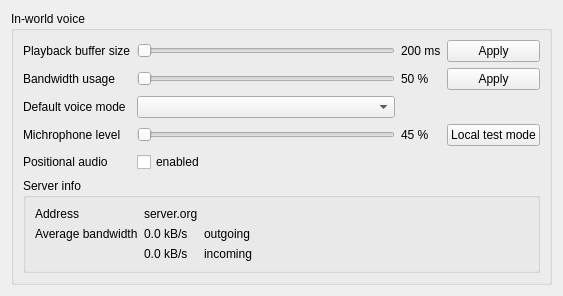
<?xml version="1.0" encoding="UTF-8"?>
<ui version="4.0">
 <class>VoiceSettings</class>
 <widget class="QWidget" name="VoiceSettings">
  <property name="geometry">
   <rect>
    <x>0</x>
    <y>0</y>
    <width>559</width>
    <height>295</height>
   </rect>
  </property>
  <property name="windowTitle">
   <string>Mumbe Voice Settings</string>
  </property>
  <layout class="QVBoxLayout" name="verticalLayout_5">
   <item>
    <layout class="QVBoxLayout" name="verticalLayout_3"/>
   </item>
   <item>
    <layout class="QVBoxLayout" name="verticalLayout_4">
     <item>
      <layout class="QVBoxLayout" name="verticalLayout">
       <item>
        <widget class="QGroupBox" name="groupBox">
         <property name="title">
          <string>In-world voice</string>
         </property>
         <layout class="QHBoxLayout" name="horizontalLayout_2">
          <item>
           <layout class="QVBoxLayout" name="verticalLayout_2">
            <item>
             <layout class="QGridLayout" name="gridLayout_2">
              <item row="1" column="0">
               <widget class="QLabel" name="label_8">
                <property name="text">
                 <string>Playback buffer size</string>
                </property>
               </widget>
              </item>
              <item row="1" column="1">
               <widget class="QSlider" name="playbackBufferSlider">
                <property name="maximum">
                 <number>1000</number>
                </property>
                <property name="singleStep">
                 <number>10</number>
                </property>
                <property name="orientation">
                 <enum>Qt::Horizontal</enum>
                </property>
                <property name="tickInterval">
                 <number>10</number>
                </property>
               </widget>
              </item>
              <item row="2" column="0">
               <widget class="QLabel" name="label_7">
                <property name="text">
                 <string>Bandwidth usage</string>
                </property>
               </widget>
              </item>
              <item row="2" column="1">
               <widget class="QSlider" name="encodeQualitySlider">
                <property name="maximum">
                 <number>100</number>
                </property>
                <property name="singleStep">
                 <number>5</number>
                </property>
                <property name="orientation">
                 <enum>Qt::Horizontal</enum>
                </property>
                <property name="tickInterval">
                 <number>5</number>
                </property>
               </widget>
              </item>
              <item row="5" column="0">
               <widget class="QLabel" name="label_6">
                <property name="text">
                 <string>Default voice mode</string>
                </property>
               </widget>
              </item>
              <item row="7" column="0">
               <widget class="QLabel" name="label_9">
                <property name="text">
                 <string>Michrophone level</string>
                </property>
               </widget>
              </item>
              <item row="7" column="1">
               <widget class="QSlider" name="microphoneLevelSlider">
                <property name="maximum">
                 <number>100</number>
                </property>
                <property name="singleStep">
                 <number>5</number>
                </property>
                <property name="orientation">
                 <enum>Qt::Horizontal</enum>
                </property>
                <property name="tickInterval">
                 <number>5</number>
                </property>
               </widget>
              </item>
              <item row="2" column="3">
               <widget class="QLabel" name="encodeQualityLabel">
                <property name="text">
                 <string>50 %</string>
                </property>
               </widget>
              </item>
              <item row="1" column="3">
               <widget class="QLabel" name="playbackBufferSizeLabel">
                <property name="text">
                 <string>200 ms</string>
                </property>
               </widget>
              </item>
              <item row="5" column="1">
               <layout class="QHBoxLayout" name="horizontalLayout_4">
                <item>
                 <widget class="QComboBox" name="defaultVoiceMode"/>
                </item>
               </layout>
              </item>
              <item row="7" column="3">
               <widget class="QLabel" name="microphoneLevelLabel">
                <property name="text">
                 <string>45 %</string>
                </property>
               </widget>
              </item>
              <item row="7" column="4">
               <widget class="QPushButton" name="testMicrophoneButton">
                <property name="enabled">
                 <bool>true</bool>
                </property>
                <property name="text">
                 <string>Local test mode</string>
                </property>
                <property name="checkable">
                 <bool>false</bool>
                </property>
                <property name="flat">
                 <bool>false</bool>
                </property>
               </widget>
              </item>
              <item row="1" column="4">
               <widget class="QPushButton" name="applyPlaybackBufferSizeButton">
                <property name="text">
                 <string>Apply</string>
                </property>
               </widget>
              </item>
              <item row="2" column="4">
               <widget class="QPushButton" name="applyEncodeQualityButton">
                <property name="text">
                 <string>Apply</string>
                </property>
               </widget>
              </item>
              <item row="8" column="0">
               <widget class="QLabel" name="label_2">
                <property name="text">
                 <string>Positional audio</string>
                </property>
               </widget>
              </item>
              <item row="8" column="1">
               <widget class="QCheckBox" name="positionalAudioCheckBox">
                <property name="text">
                 <string>enabled</string>
                </property>
               </widget>
              </item>
             </layout>
            </item>
            <item>
             <widget class="QGroupBox" name="groupBox_2">
              <property name="title">
               <string>Server info</string>
              </property>
              <layout class="QGridLayout" name="gridLayout" columnstretch="0,0,0,0">
               <item row="1" column="0">
                <widget class="QLabel" name="label">
                 <property name="text">
                  <string>Average bandwidth</string>
                 </property>
                </widget>
               </item>
               <item row="1" column="1">
                <widget class="QLabel" name="averageBandwidthOutLabel">
                 <property name="text">
                  <string>0.0 kB/s</string>
                 </property>
                </widget>
               </item>
               <item row="4" column="1">
                <widget class="QLabel" name="averageBandwidthInLabel">
                 <property name="text">
                  <string>0.0 kB/s</string>
                 </property>
                </widget>
               </item>
               <item row="1" column="2">
                <widget class="QLabel" name="label_10">
                 <property name="text">
                  <string>outgoing</string>
                 </property>
                </widget>
               </item>
               <item row="4" column="2">
                <widget class="QLabel" name="label_4">
                 <property name="text">
                  <string>incoming</string>
                 </property>
                </widget>
               </item>
               <item row="0" column="0">
                <widget class="QLabel" name="label_3">
                 <property name="text">
                  <string>Address</string>
                 </property>
                </widget>
               </item>
               <item row="0" column="1">
                <widget class="QLabel" name="serverInfoLabel">
                 <property name="text">
                  <string>server.org</string>
                 </property>
                </widget>
               </item>
               <item row="1" column="3">
                <spacer name="horizontalSpacer">
                 <property name="orientation">
                  <enum>Qt::Horizontal</enum>
                 </property>
                 <property name="sizeHint" stdset="0">
                  <size>
                   <width>1</width>
                   <height>1</height>
                  </size>
                 </property>
                </spacer>
               </item>
              </layout>
             </widget>
            </item>
           </layout>
          </item>
         </layout>
        </widget>
       </item>
      </layout>
     </item>
    </layout>
   </item>
   <item>
    <spacer name="verticalSpacer">
     <property name="orientation">
      <enum>Qt::Vertical</enum>
     </property>
     <property name="sizeHint" stdset="0">
      <size>
       <width>541</width>
       <height>108</height>
      </size>
     </property>
    </spacer>
   </item>
  </layout>
 </widget>
 <resources/>
 <connections/>
</ui>
